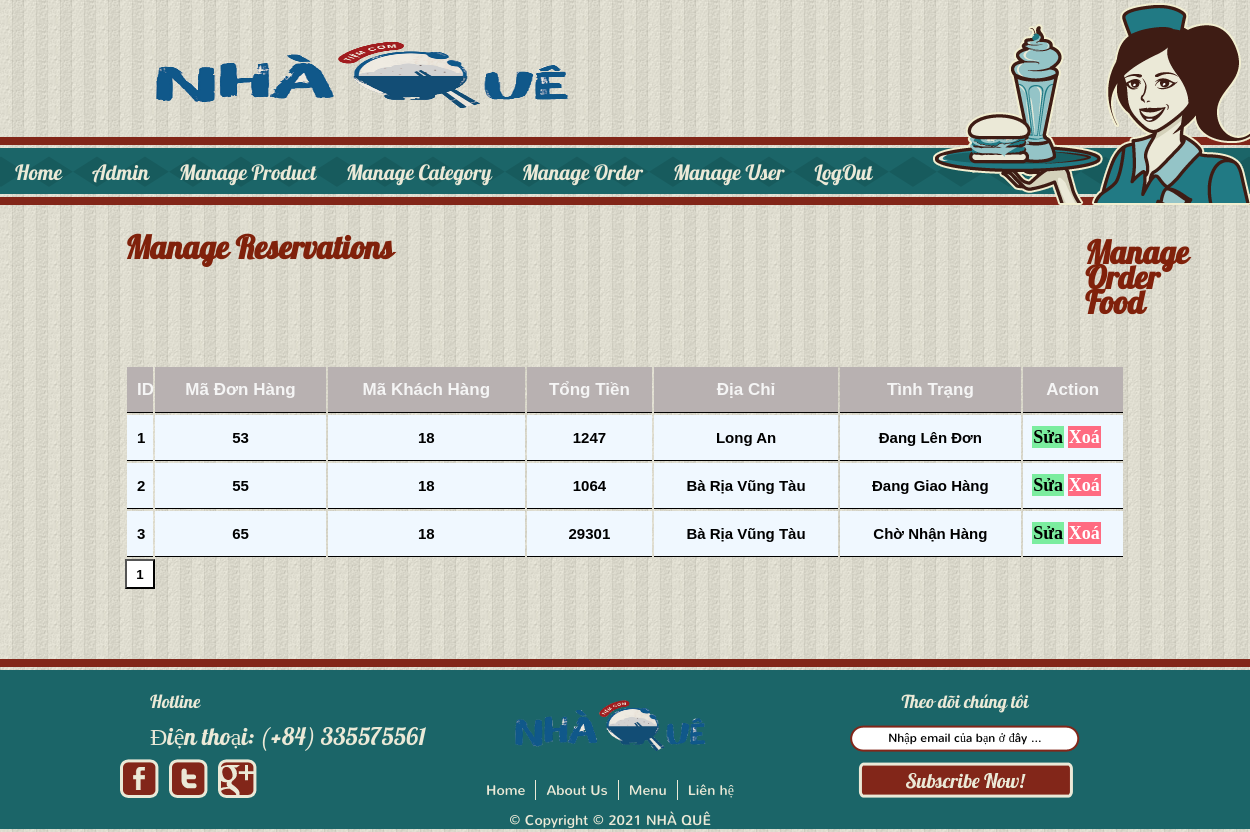
The page /admin/manage_donhang.php (signed in) on the database its author committed.
### tables this page shows
CREATE TABLE `user_donhang` (
  `id_donhang` int(11) NOT NULL,
  `id_user` int(11) NOT NULL,
  `tongtien` decimal(10,0) NOT NULL,
  `diachi` varchar(255) NOT NULL,
  `tinhtrang` varchar(255) NOT NULL
);

### admin/manage_donhang.php (the view, shortened to what this page needs)
<?php include('partials/menu.php');?>
<div class="main-content">
    <div class="wrapper">
    <a href="manage-order.php" style="text-decoration: none;"><h1>Manage Reservations</h1></a>
        <a href="manage_donhang.php" style="text-decoration: none; margin-left: 960px; display: block;"><h1>Manage Order Food</h1></a>
        <br><br>
            <table class="tbl-full">
                <tr>
                    <th style="text-align: left;">ID</th>
                    <th>Mã Đơn Hàng</th>
                    <th>Mã Khách Hàng</th>
                    <th>Tổng Tiền</th>
                    <th>Địa Chỉ</th>
                    <th>Tình Trạng</th>
                    <th>Action</th>
                </tr>
                <?php
                $username = "root";
                $password = "";
                $server = "localhost";
                $dbname = "user";
                $conn = mysqli_connect($server, $username, $password, $dbname);
                $result=mysqli_query($conn, 'SELECT COUNT(id_donhang) as total FROM user_donhang');
                $row = mysqli_fetch_assoc($result);
                $total_records = $row['total'];
                $current_page = isset($_GET['page']) ? $_GET['page'] : 1;
                $limit = 5;
                $total_page = ceil($total_records / $limit);
                $start = ($current_page - 1) * $limit;
                $result = mysqli_query($conn, "SELECT * FROM user_donhang LIMIT $start, $limit");
                $i=0;
                while ($row = mysqli_fetch_assoc($result)){
                                $i++;
  		        ?>
  		        <tr>
                <td><?php echo $i ?></td>
                <td style="text-align: center;"><?php echo $row['id_donhang'] ?></td>
                <td style="text-align: center;"><?php echo $row['id_user'] ?></td>
                <td style="text-align: center;"><?php echo $row['tongtien'] ?></td>
                <td style="text-align: center;"><?php echo $row['diachi'] ?></td>
                <td style="text-align: center;"><?php echo $row['tinhtrang'] ?></td>
                <td>
                    <a href="../admin/update_donhang.php?id_donhang=<?php echo $row['id_donhang']?>" class="btn-secondary">Sửa</a>
                    <a href="../admin/delete_donhang.php?id_donhang=<?php echo $row['id_donhang']?>" class="btn-danger">Xoá</a>
                </td>
  		        </tr>
  		<?php }  ?>
            </table>
            <?php
                for ($i = 1; $i <= $total_page; $i++){
                    if ($i == $current_page){
                        echo '<button style = "height:30px;width:30px; background-color:white; color:black;font-weight: bolder;"><span>'.$i.'</span></button>';
                    }
                    else{
                        echo '<button style = "height:30px;width:30px; background-color:white; color:black;font-weight: bolder;"><a href="manage_donhang.php?page='.$i.'" style = "font-size:20px; color:black;text-decoration: none;" >'.$i.'</a> </button> ';
                    }
                }
                ?>
</div>
            </div>
<?php include('partials/footer.php')?>

### css/admin.css (style rules this page uses)
* { margin:0; padding: 0; font-family: Arial, Helvetica, sans-serif; }
.main-content { background :url("../images/bg-body.jpg"); }
.wrapper { padding:1%; width: 80%; margin: 0 auto; }
.wrapper h1 { font-family: 'Lobster1.4Regular'; color:#80210b; margin-top: -20px; }
.tbl-full { width:100%; }
.tbl-full tr th { color: whitesmoke; font-size: 17px; font-weight: bolder; background-color: rgb(184, 177, 177); text-align: center; border-bottom: 1px solid black; }
.tbl-full tr td { text-align: left; color: black; font-size: 15px; font-weight: bolder; background-color: aliceblue; border-bottom: 1px solid black; }
.btn-secondary { background-color: #7bed9f; padding: 1%; color: black; text-decoration: none; font-size: 18px; font-weight: bolder; font-family: Georgia, 'Times New Roman', Times, serif; }
.btn-danger { background-color: #ff6b81; padding: 1%; color: white; text-decoration: none; font-size: 18px; font-weight: bolder; font-family: Georgia, 'Times New Roman', Times, serif; }
table tr { border-bottom: 1px solid black; padding: 1%; text-align: center; }
table.tbl-full tr th { border-bottom: 1px solid black; padding: 1%; text-align: center; }
table tr td { padding: 1%; border-bottom: 1px solid black; }
.main-content { background-color: #f1f2f6; padding: 3% 0; }

### css/style.css (style rules this page uses)
body { margin :0; padding :0; background :url("../images/bg-body.jpg"); line-height :25px; }
a { outline :0; }

### rows shown on the page
user_donhang: id_donhang "53", id_user "18", tongtien "1247", diachi "Long An", tinhtrang "Đang Lên Đơn"
user_donhang: id_donhang "55", id_user "18", tongtien "1064", diachi "Bà Rịa Vũng Tàu", tinhtrang "Đang Giao Hàng"
user_donhang: id_donhang "65", id_user "18", tongtien "29301", diachi "Bà Rịa Vũng Tàu", tinhtrang "Chờ Nhận Hàng"
